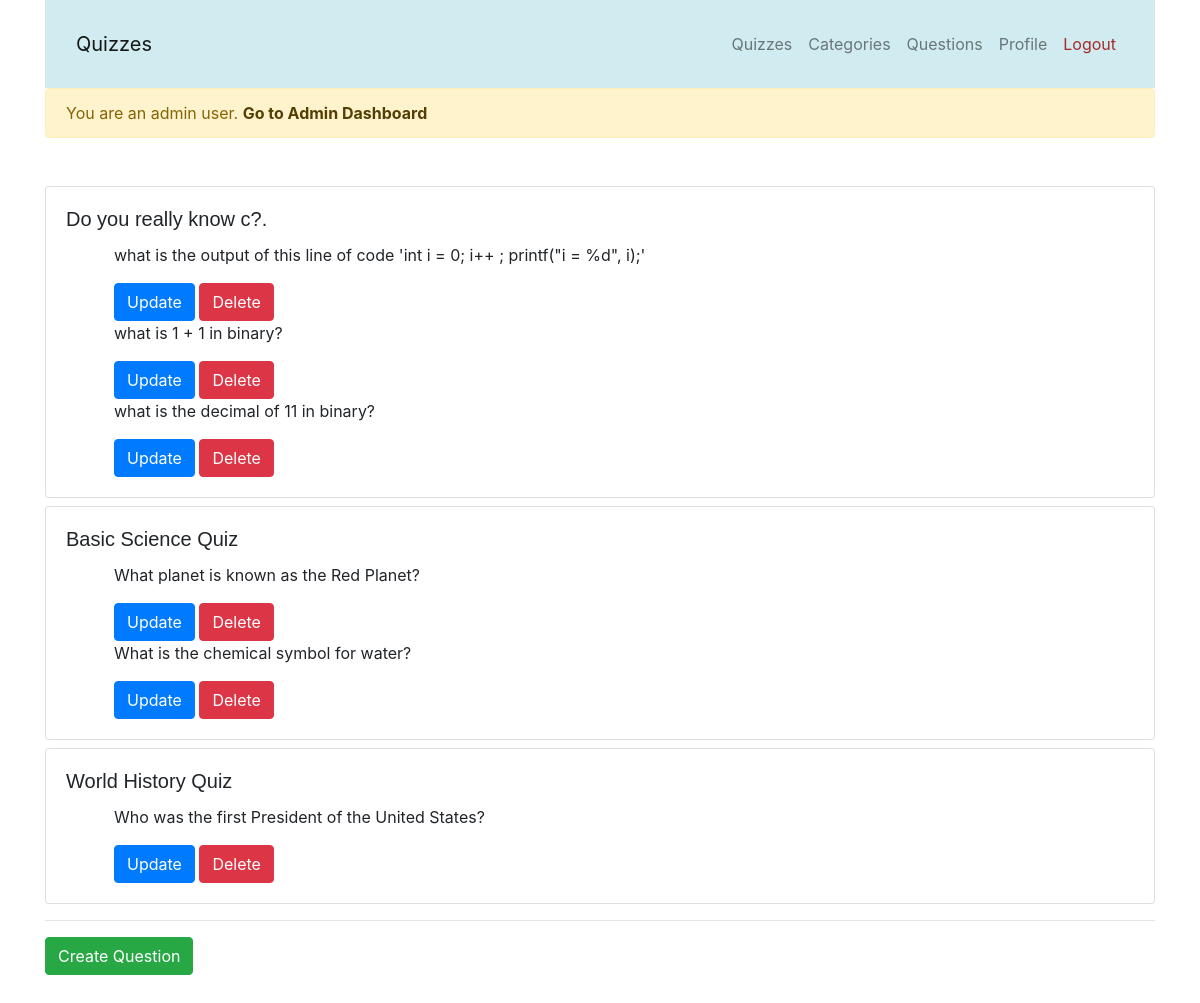
Page /admin/questions (signed in) on the committed database.
### app/models.py (models this page shows, shortened)
class Quiz(db.Model):
    id = db.Column(db.Integer, primary_key=True)
    title = db.Column(db.String(200), nullable=False)
    description = db.Column(db.String(500), nullable=False)
    total_questions = db.Column(db.Integer, nullable=False, default=0)
    category_id = db.Column(db.Integer, db.ForeignKey('category.id'), nullable=False)
    questions = db.relationship('Question', backref='quiz', lazy=True, cascade='all, delete-orphan')
    quiz_results = db.relationship('QuizResult', backref='quiz', lazy=True, cascade='all, delete-orphan')

class Question(db.Model):
    id = db.Column(db.Integer, primary_key=True)
    text = db.Column(db.String(500), nullable=False)
    options = db.Column(db.JSON, nullable=False)  # Store options as JSON
    correct_option = db.Column(db.Integer, nullable=False)  # Store index of correct option
    quiz_id = db.Column(db.Integer, db.ForeignKey('quiz.id'), nullable=False)
    responses = db.relationship('Response', backref='question', lazy=True, cascade='all, delete-orphan')

### app/routes.py (the view)
@main.route('/admin/questions')
@login_required
@admin_required
def questions():
    quizzes = Quiz.query.all()
    return render_template('admin/questions.html', quizzes=quizzes)

### app/__init__.py (called while the page is built)
@login_manager.user_loader
def load_user(user_id):
    from .models import User
    return User.query.get(int(user_id))

### app/utils.py (called while the page is built)
def admin_required(f):
    @wraps(f)
    def decorated_function(*args, **kwargs):
        if not current_user.is_admin:
            abort(403)  # Forbidden
        return f(*args, **kwargs)
    return decorated_function

### app/templates/admin/questions.html
{% extends 'base.html' %}
{% block content %}
    {% for quiz in quizzes %}
        <div class="card mb-2">
            <div class="card-body">
                <h5 class="card-title ">
                    {{ quiz.title }}
                </h5>
                {% for question in quiz.questions %}
                    <p class="card-text ml-5">{{ question.text }}</p>
                    <a href="{{ url_for('main.update_question', quiz_id=quiz.id, question_id=question.id) }}" class="btn btn-primary ml-5">Update</a>
                    <a href="{{ url_for('main.delete_question', quiz_id=quiz.id, question_id=question.id) }}" class="btn btn-danger">Delete</a>
                {% endfor %}
            </div>
        </div>
    {% endfor %}
    <hr>
    <a href="{{ url_for('main.add_question') }}" class="btn btn-success">Create Question</a>
{% endblock %}

### app/static/css/styles.css (style rules this page uses)
body { font-family: 'Lato', sans-serif; background-color: #f8f8f8; }
h1, h2, h3, h4, h5, h6 { font-family: 'Raleway', sans-serif; }
p { font-size: 16px; line-height: 1.5; }

### rows in the picture
Quiz: title "Do you really know c?."
Question: text "what is the output of this line of code 'int i = 0; i++ ; printf(\"i = %d\", i);'"
Question: text "what is 1 + 1 in binary?"
Question: text "what is the decimal of 11 in binary?"
Quiz: title "Basic Science Quiz"
Question: text "What planet is known as the Red Planet?"
Question: text "What is the chemical symbol for water?"
Quiz: title "World History Quiz"
Question: text "Who was the first President of the United States?"
